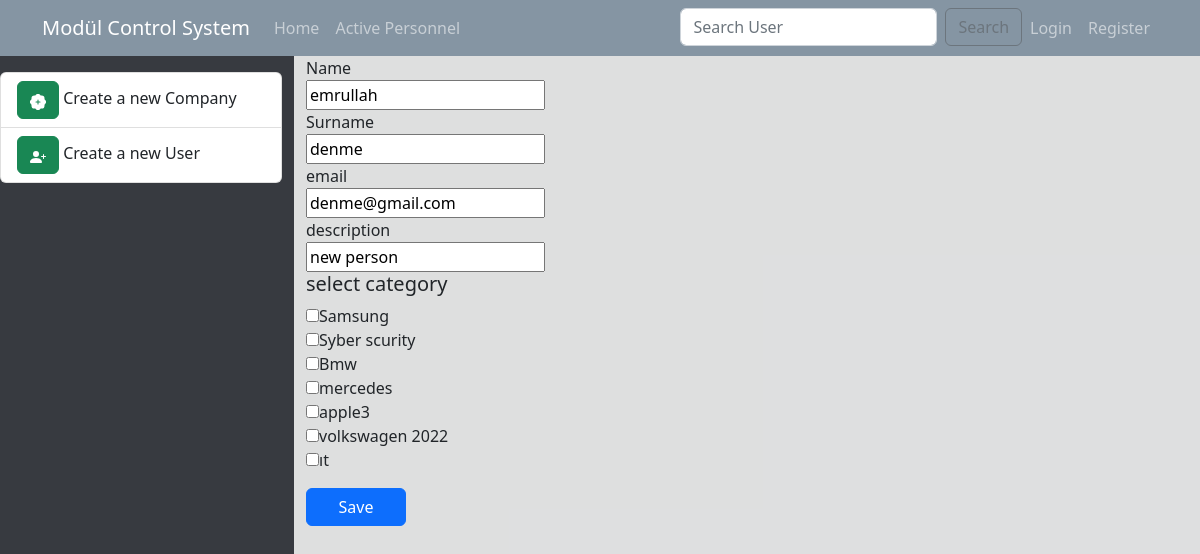
The page /update_user/denmegmailcom on the database as committed earlier.
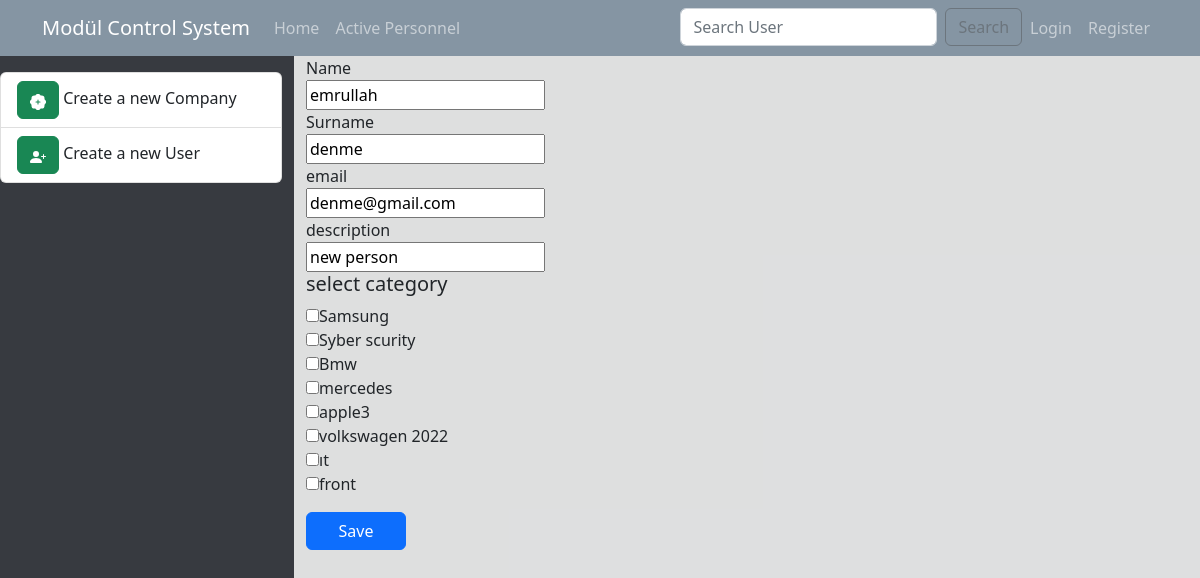
The same page on the database as committed later.
### blog/models.py (models this page shows, shortened)
class Category (models.Model):
     name=models.CharField(max_length=30)
     slug = models.SlugField(null=True, blank=True, unique=True, db_index=True)
     class Meta:
         db_table="categorys"

### blog/views.py (the view)
# urls.py: path('update_user/<slug:slug>', update_user, name="update_user"),
def update_user(request,slug):
    category= Category.objects.all()
    user=User.objects.get(slug=slug)
    template = loader.get_template("update_user.html")
    context = {'user':user,
               'category':category}
    return HttpResponse(template.render(context, request))

### templates/update_user.html (shortened to what this page needs)
{% extends "base.html" %}
{%load static%}
{% block css_files%}
<link rel="stylesheet" href="{% static 'css/add_user.css' %}" />
{% endblock %}
{% block content %}
<div class="main ">
  <div class="row">
    <div class="col-3">
      {% include 'partials/_categories.html' %}
    </div>
    <div class="col-9 ">
      <form action="updaterecord_user/{{ user.slug }}" method="post">
        <div class="user">
          <div>
            <div>
              <label for="name">Name </label>
            </div>
            <input type="text" name="name" value="{{user.name}}" />
          </div>
          <div>
            <div>
              <label for="surname">Surname</label>
            </div>
            <input type="text" name="surname" value="{{user.surname}}" />
          </div>
          <div>
            <div>
              <label for="email">email </label>
            </div>
            <input type="email" name="email" value="{{user.email}}" />
          </div>
          <div>
            <div>
              <label for="description">description</label>
            </div>
            <input type="text" name="description" value="{{user.description}}" />
          </div>
          <div>
            <h5>select category</h5>
            {% for categor in category %}
            <div>
              <input type="checkbox" value="{{categor.id}}" name="category">{{categor.name}}
            </div>
            {% endfor %}
          </div>
        </div>
        <input type="submit" value="Save" class="btn btn-primary mt-3" style="width:100px" />
      </form>
    </div>
  </div>
</div>
{% endblock %}

Rows that differ between the two databases and show on the page:
added Category: name "front"
